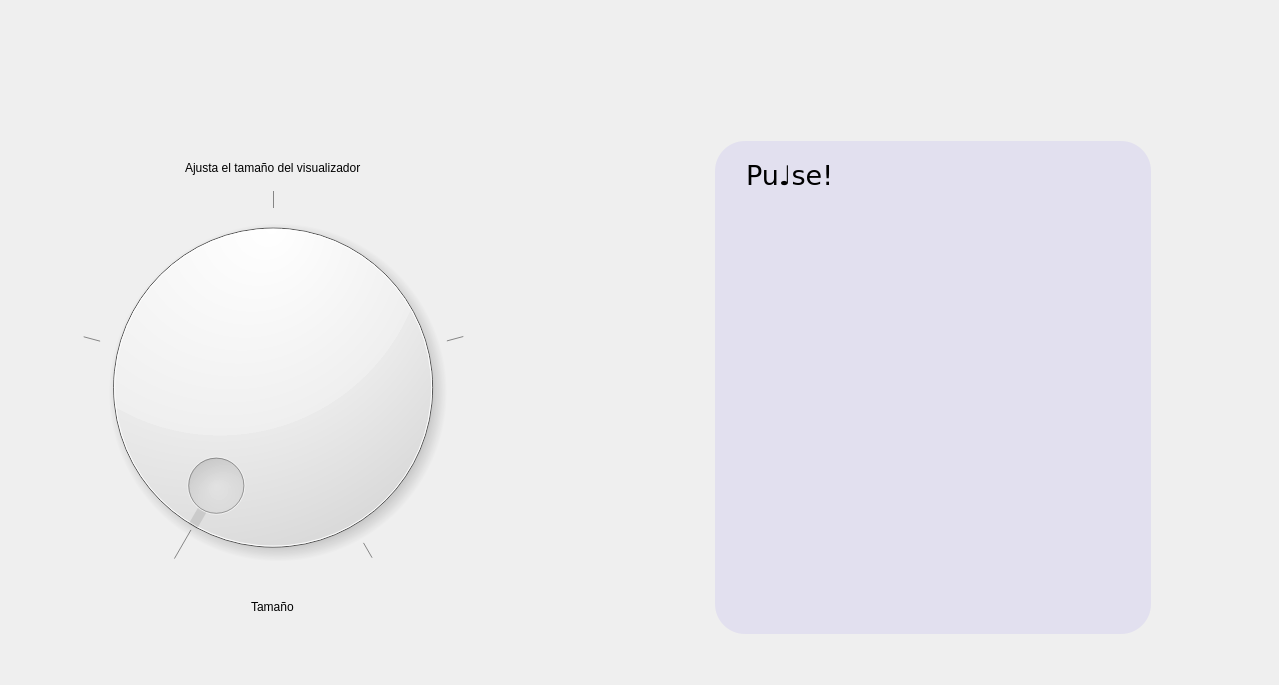
      <widget class="QWidget" name="equalizer_page">
       <property name="styleSheet">
        <string notr="true">QDial {
    background: none;
}

QDial::groove {
    background: qlineargradient(spread:pad, x1:0, y1:0, x2:1, y2:1, stop:0 #c661ea, stop:1 rgb(179, 159, 255));
    border: 1px solid #bbb;
    border-radius: 50%; /* Forma circular */
}

QDial::handle {
    background: qlineargradient(spread:pad, x1:0, y1:0, x2:1, y2:1, stop:0 #c661ea, stop:1 rgb(159, 139, 255));
    border: 1px solid #5c5c5c;
    width: 15px;
    height: 15px;
    border-radius: 8px;
}

QDial::handle:hover {
    background: qlineargradient(spread:pad, x1:0, y1:0, x2:1, y2:1, stop:0 rgb(199, 179, 255), stop:1 rgb(179, 159, 255));
}
QSlider::groove:vertical {
    border: 1px solid #bbb;
    background: qlineargradient(x1: 0, y1: 0, x2: 0, y2: 1, stop: 0 #c661ea, stop: 1 rgb(179, 159, 255)); /* Gradiente vertical invertido */
    width: 8px;
    border-radius: 5px;
}

QSlider::handle:vertical {
    background: qlineargradient(x1: 0, y1: 0, x2: 0, y2: 1, stop: 0 #c661ea, stop: 1 rgb(159, 139, 255)); /* Gradiente vertical invertido */
    border: 1px solid #5c5c5c;
    width: 15px;
    height: 15px;
    border-radius: 8px;
    margin: 0 -5px; 
}

QSlider::handle:vertical:hover {
    background: qlineargradient(x1: 0, y1: 0, x2: 0, y2: 1, stop: 0 rgb(199, 179, 255), stop: 1 rgb(179, 159, 255)); /* Color más claro al hacer hover */
}

QSlider::add-page:vertical {
    background: qlineargradient(x1: 0, y1: 0, x2: 0, y2: 1, stop: 0 #c661ea, stop: 1 rgb(159, 139, 255)); /* Parte llena de la ranura con gradiente invertido */
    border: 1px solid #777;
    width: 10px;
    border-radius: 5px;
}

QSlider::sub-page:vertical {
    background: rgb(201, 200, 222); /* Parte vacía de la ranura */
    border: 1px solid #777;
    width: 10px;
    border-radius: 5px;
}
</string>
       </property>
       <layout class="QGridLayout" name="gridLayout_19">
        <item row="1" column="0">
         <layout class="QGridLayout" name="gridLayout_16">
          <property name="leftMargin">
           <number>20</number>
          </property>
          <property name="topMargin">
           <number>20</number>
          </property>
          <property name="rightMargin">
           <number>20</number>
          </property>
          <property name="horizontalSpacing">
           <number>100</number>
          </property>
          <property name="verticalSpacing">
           <number>50</number>
          </property>
          <item row="0" column="0" colspan="3">
           <layout class="QHBoxLayout" name="horizontalLayout_2">
            <item>
             <widget class="QPushButton" name="back_to_config_equalizer">
              <property name="cursor">
               <cursorShape>PointingHandCursor</cursorShape>
              </property>
              <property name="styleSheet">
               <string notr="true">QPushButton {
	border: none;
	background: transparent;
}</string>
              </property>
              <property name="text">
               <string/>
              </property>
              <property name="icon">
               <iconset resource="recurses.qrc">
                <normaloff>:/icons/icons/icons8-back-100.png</normaloff>:/icons/icons/icons8-back-100.png</iconset>
              </property>
              <property name="iconSize">
               <size>
                <width>40</width>
                <height>40</height>
               </size>
              </property>
              <property name="checkable">
               <bool>true</bool>
              </property>
             </widget>
            </item>
            <item>
             <spacer name="horizontalSpacer_12">
              <property name="orientation">
               <enum>Qt::Horizontal</enum>
              </property>
              <property name="sizeHint" stdset="0">
               <size>
                <width>1088</width>
                <height>20</height>
               </size>
              </property>
             </spacer>
            </item>
           </layout>
          </item>
          <item row="3" column="3">
           <spacer name="horizontalSpacer_16">
            <property name="orientation">
             <enum>Qt::Horizontal</enum>
            </property>
            <property name="sizeType">
             <enum>QSizePolicy::Expanding</enum>
            </property>
            <property name="sizeHint" stdset="0">
             <size>
              <width>97</width>
              <height>435</height>
             </size>
            </property>
           </spacer>
          </item>
          <item row="3" column="0">
           <layout class="QVBoxLayout" name="verticalLayout_5">
            <property name="spacing">
             <number>15</number>
            </property>
            <property name="leftMargin">
             <number>20</number>
            </property>
            <property name="topMargin">
             <number>20</number>
            </property>
            <property name="rightMargin">
             <number>20</number>
            </property>
            <property name="bottomMargin">
             <number>20</number>
            </property>
            <item>
             <layout class="QGridLayout" name="gridLayout_15">
              <item row="2" column="0" alignment="Qt::AlignHCenter|Qt::AlignBottom">
               <widget class="QLabel" name="label_2">
                <property name="text">
                 <string>Tamaño</string>
                </property>
               </widget>
              </item>
              <item row="1" column="0">
               <widget class="QDial" name="dial">
                <property name="sizePolicy">
                 <sizepolicy hsizetype="Expanding" vsizetype="Expanding">
                  <horstretch>0</horstretch>
                  <verstretch>0</verstretch>
                 </sizepolicy>
                </property>
                <property name="minimum">
                 <number>1</number>
                </property>
                <property name="maximum">
                 <number>5</number>
                </property>
                <property name="wrapping">
                 <bool>false</bool>
                </property>
                <property name="notchesVisible">
                 <bool>true</bool>
                </property>
               </widget>
              </item>
              <item row="0" column="0" alignment="Qt::AlignHCenter">
               <widget class="QLabel" name="label">
                <property name="sizePolicy">
                 <sizepolicy hsizetype="Minimum" vsizetype="Preferred">
                  <horstretch>0</horstretch>
                  <verstretch>0</verstretch>
                 </sizepolicy>
                </property>
                <property name="text">
                 <string>Ajusta el tamaño del visualizador</string>
                </property>
               </widget>
              </item>
             </layout>
            </item>
           </layout>
          </item>
          <item row="4" column="2">
           <spacer name="verticalSpacer_15">
            <property name="orientation">
             <enum>Qt::Vertical</enum>
            </property>
            <property name="sizeType">
             <enum>QSizePolicy::MinimumExpanding</enum>
            </property>
            <property name="sizeHint" stdset="0">
             <size>
              <width>20</width>
              <height>40</height>
             </size>
            </property>
           </spacer>
          </item>
          <item row="1" column="2">
           <spacer name="verticalSpacer_8">
            <property name="orientation">
             <enum>Qt::Vertical</enum>
            </property>
            <property name="sizeHint" stdset="0">
             <size>
              <width>20</width>
              <height>40</height>
             </size>
            </property>
           </spacer>
          </item>
          <item row="3" column="2">
           <widget class="QWidget" name="widget_ejemplo_2" native="true">
            <property name="sizePolicy">
             <sizepolicy hsizetype="Minimum" vsizetype="Minimum">
              <horstretch>0</horstretch>
              <verstretch>0</verstretch>
             </sizepolicy>
            </property>
            <property name="styleSheet">
             <string notr="true">QWidget {
background-color: rgb(226, 224, 239);
border-radius: 30px;
}
</string>
            </property>
            <layout class="QGridLayout" name="gridLayout_33">
             <item row="2" column="0">
              <widget class="QWidget" name="widget_ejemplo_4" native="true">
               <property name="sizePolicy">
                <sizepolicy hsizetype="Minimum" vsizetype="Minimum">
                 <horstretch>0</horstretch>
                 <verstretch>0</verstretch>
                </sizepolicy>
               </property>
               <property name="styleSheet">
                <string notr="true">QWidget {
background-color: rgb(226, 224, 239);
border-radius: 30px;
}
</string>
               </property>
               <layout class="QGridLayout" name="gridLayout_39">
                <item row="3" column="2">
                 <spacer name="verticalSpacer_25">
                  <property name="orientation">
                   <enum>Qt::Vertical</enum>
                  </property>
                  <property name="sizeType">
                   <enum>QSizePolicy::MinimumExpanding</enum>
                  </property>
                  <property name="sizeHint" stdset="0">
                   <size>
                    <width>20</width>
                    <height>50</height>
                   </size>
                  </property>
                 </spacer>
                </item>
                <item row="0" column="0" colspan="2">
                 <layout class="QHBoxLayout" name="horizontalLayout_12">
                  <item>
                   <widget class="QLabel" name="label_19">
                    <property name="sizePolicy">
                     <sizepolicy hsizetype="Maximum" vsizetype="Maximum">
                      <horstretch>0</horstretch>
                      <verstretch>0</verstretch>
                     </sizepolicy>
                    </property>
                    <property name="text">
                     <string/>
                    </property>
                    <property name="pixmap">
                     <pixmap resource="recurses.qrc">:/icons/icons/icons8-music-100.png</pixmap>
                    </property>
                   </widget>
                  </item>
                  <item>
                   <widget class="QLabel" name="label_pulse_6">
                    <property name="sizePolicy">
                     <sizepolicy hsizetype="MinimumExpanding" vsizetype="Maximum">
                      <horstretch>0</horstretch>
                      <verstretch>0</verstretch>
                     </sizepolicy>
                    </property>
                    <property name="font">
                     <font>
                      <family>Verdana</family>
                      <pointsize>20</pointsize>
                      <bold>false</bold>
                     </font>
                    </property>
                    <property name="text">
                     <string>Pu♩se!</string>
                    </property>
                   </widget>
                  </item>
                 </layout>
                </item>
                <item row="1" column="1">
                 <spacer name="verticalSpacer_26">
                  <property name="orientation">
                   <enum>Qt::Vertical</enum>
                  </property>
                  <property name="sizeType">
                   <enum>QSizePolicy::MinimumExpanding</enum>
                  </property>
                  <property name="sizeHint" stdset="0">
                   <size>
                    <width>20</width>
                    <height>50</height>
                   </size>
                  </property>
                 </spacer>
                </item>
                <item row="2" column="0" colspan="3">
                 <widget class="QFrame" name="frame_visualizador_original_3">
                  <property name="sizePolicy">
                   <sizepolicy hsizetype="Expanding" vsizetype="Expanding">
                    <horstretch>0</horstretch>
                    <verstretch>0</verstretch>
                   </sizepolicy>
                  </property>
                  <property name="minimumSize">
                   <size>
                    <width>400</width>
                    <height>200</height>
                   </size>
                  </property>
                  <property name="frameShape">
                   <enum>QFrame::StyledPanel</enum>
                  </property>
                  <property name="frameShadow">
                   <enum>QFrame::Raised</enum>
                  </property>
                  <layout class="QGridLayout" name="gridLayout_40">
                   <item row="0" column="0" alignment="Qt::AlignHCenter|Qt::AlignVCenter">
                    <widget class="QLabel" name="label_img_original_3">
                     <property name="sizePolicy">
                      <sizepolicy hsizetype="Expanding" vsizetype="Expanding">
                       <horstretch>0</horstretch>
                       <verstretch>0</verstretch>
                      </sizepolicy>
                     </property>
                     <property name="minimumSize">
                      <size>
                       <width>300</width>
                       <height>300</height>
                      </size>
                     </property>
                     <property name="text">
                      <string/>
                     </property>
                     <property name="pixmap">
                      <pixmap resource="recurses.qrc">:/icons/icons/icons8-music-100.png</pixmap>
                     </property>
                     <property name="scaledContents">
                      <bool>true</bool>
                     </property>
                     <property name="alignment">
                      <set>Qt::AlignCenter</set>
                     </property>
                    </widget>
                   </item>
                  </layout>
                 </widget>
                </item>
               </layout>
              </widget>
             </item>
            </layout>
           </widget>
          </item>
         </layout>
        </item>
       </layout>
      </widget>
